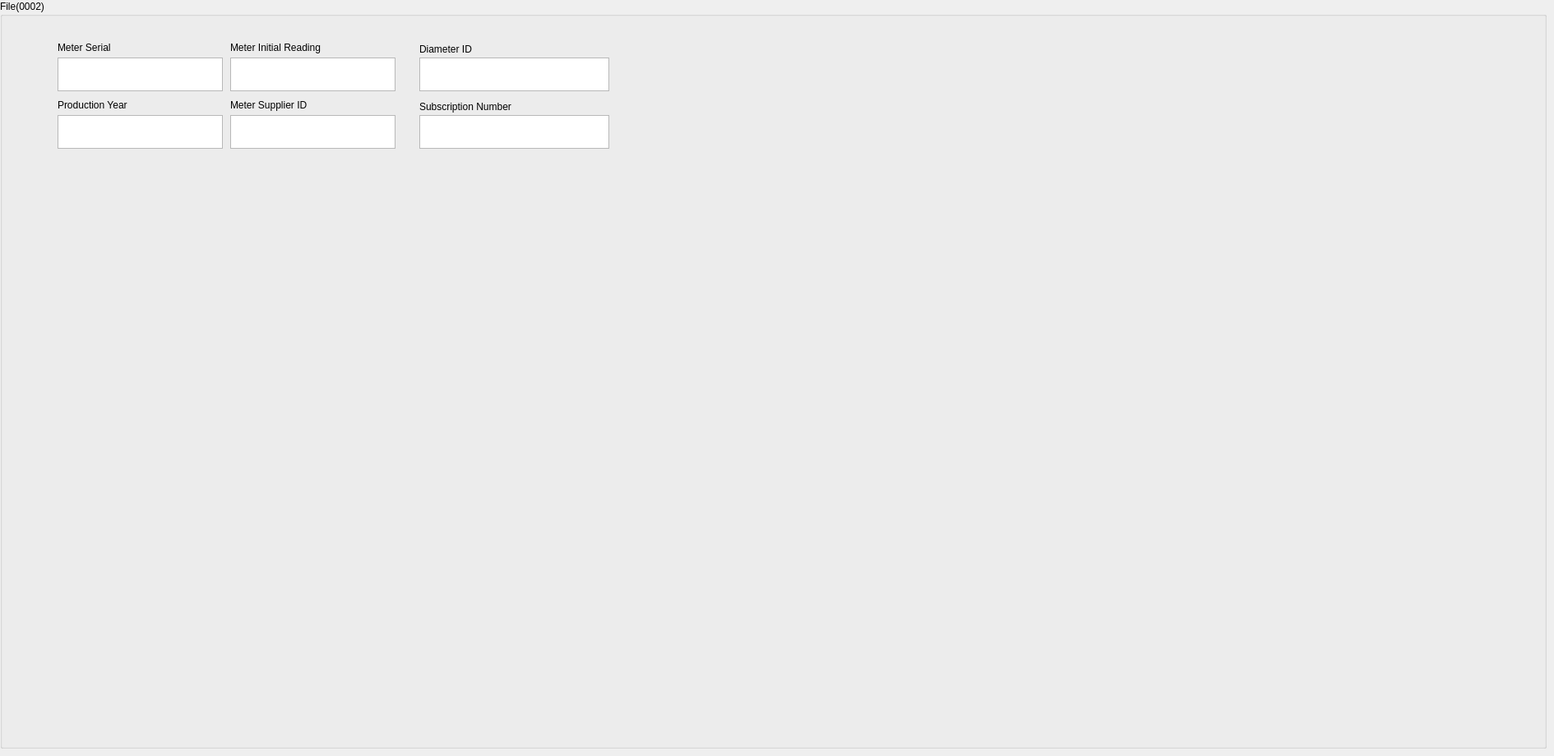
         <widget class="QWidget" name="page_File_2">
          <widget class="QGroupBox" name="groupBoxMain_2">
           <property name="geometry">
            <rect>
             <x>0</x>
             <y>0</y>
             <width>1881</width>
             <height>911</height>
            </rect>
           </property>
           <property name="styleSheet">
            <string notr="true"/>
           </property>
           <property name="title">
            <string>File(0002)</string>
           </property>
           <widget class="QTextEdit" name="T_MeterInitialReading">
            <property name="geometry">
             <rect>
              <x>280</x>
              <y>70</y>
              <width>201</width>
              <height>41</height>
             </rect>
            </property>
           </widget>
           <widget class="QLabel" name="L_DiameterID">
            <property name="geometry">
             <rect>
              <x>510</x>
              <y>50</y>
              <width>231</width>
              <height>20</height>
             </rect>
            </property>
            <property name="text">
             <string>Diameter ID</string>
            </property>
           </widget>
           <widget class="QLabel" name="L_MeterSerial">
            <property name="geometry">
             <rect>
              <x>70</x>
              <y>50</y>
              <width>201</width>
              <height>16</height>
             </rect>
            </property>
            <property name="text">
             <string>Meter Serial</string>
            </property>
           </widget>
           <widget class="QTextEdit" name="T_MeterSerial">
            <property name="geometry">
             <rect>
              <x>70</x>
              <y>70</y>
              <width>201</width>
              <height>41</height>
             </rect>
            </property>
           </widget>
           <widget class="QLabel" name="L_MeterInitialReading">
            <property name="geometry">
             <rect>
              <x>280</x>
              <y>50</y>
              <width>201</width>
              <height>16</height>
             </rect>
            </property>
            <property name="text">
             <string>Meter Initial Reading</string>
            </property>
           </widget>
           <widget class="QTextEdit" name="T_DiameterID">
            <property name="geometry">
             <rect>
              <x>510</x>
              <y>70</y>
              <width>231</width>
              <height>41</height>
             </rect>
            </property>
           </widget>
           <widget class="QLabel" name="L_MeterSupplierID">
            <property name="geometry">
             <rect>
              <x>280</x>
              <y>120</y>
              <width>201</width>
              <height>16</height>
             </rect>
            </property>
            <property name="text">
             <string>Meter Supplier ID</string>
            </property>
           </widget>
           <widget class="QLabel" name="L_SubscriptionNumber">
            <property name="geometry">
             <rect>
              <x>510</x>
              <y>120</y>
              <width>231</width>
              <height>20</height>
             </rect>
            </property>
            <property name="text">
             <string>Subscription Number</string>
            </property>
           </widget>
           <widget class="QTextEdit" name="T_ProductionYear">
            <property name="geometry">
             <rect>
              <x>70</x>
              <y>140</y>
              <width>201</width>
              <height>41</height>
             </rect>
            </property>
           </widget>
           <widget class="QTextEdit" name="T_MeterSupplierID">
            <property name="geometry">
             <rect>
              <x>280</x>
              <y>140</y>
              <width>201</width>
              <height>41</height>
             </rect>
            </property>
           </widget>
           <widget class="QLabel" name="L_ProductionYear">
            <property name="geometry">
             <rect>
              <x>70</x>
              <y>120</y>
              <width>201</width>
              <height>16</height>
             </rect>
            </property>
            <property name="text">
             <string>Production Year</string>
            </property>
           </widget>
           <widget class="QTextEdit" name="T_SubscriptionNumber">
            <property name="geometry">
             <rect>
              <x>510</x>
              <y>140</y>
              <width>231</width>
              <height>41</height>
             </rect>
            </property>
           </widget>
          </widget>
         </widget>
